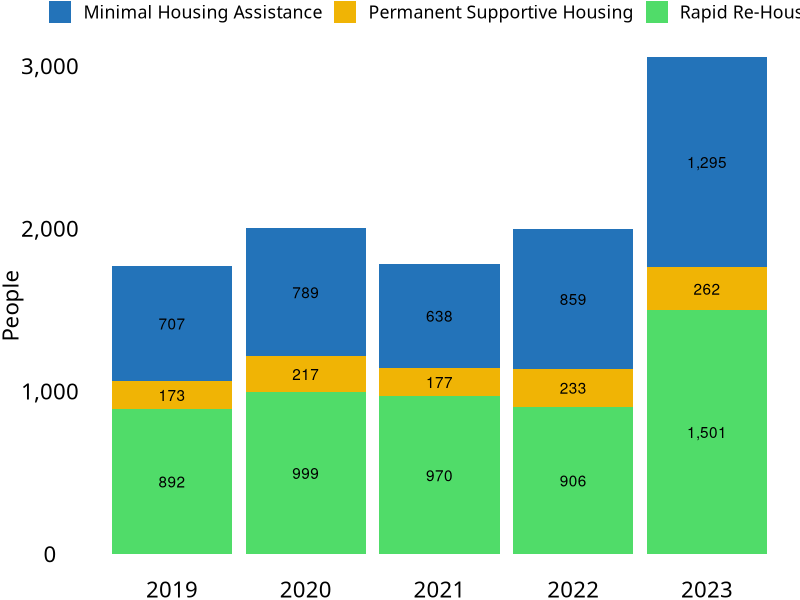
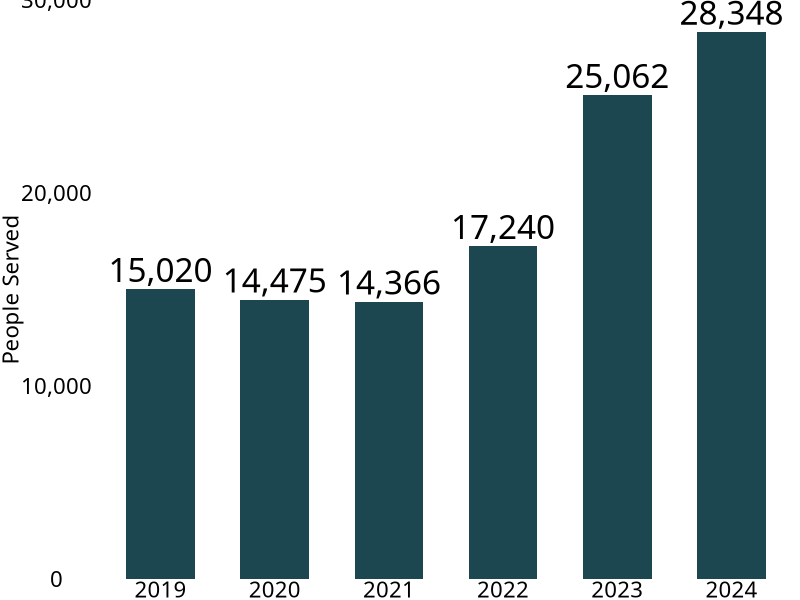
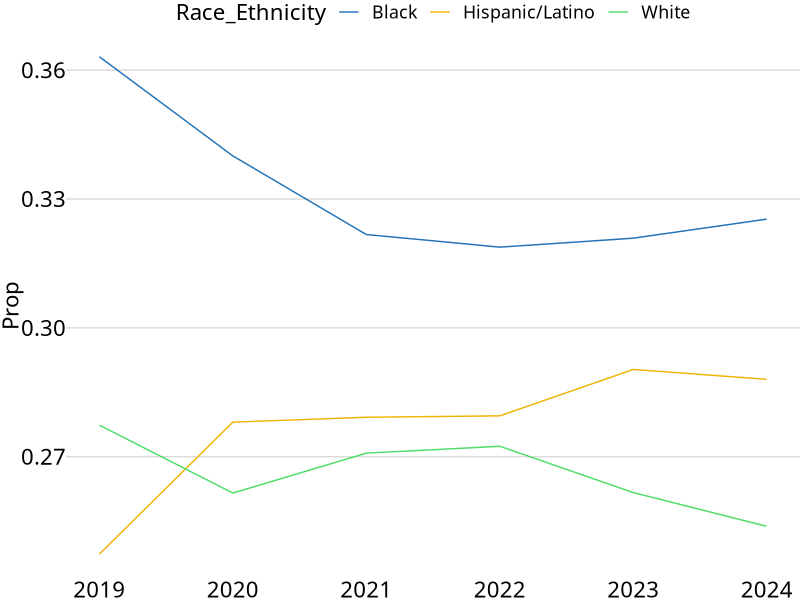

Generate these figures, in order, with R:
# Load Packages -----------------------------------------------------------


library(tidyverse)
library(scales)


# Define Colors -----------------------------------------------------------

echo_blue <- "#2373b9"
echo_yellow <- "#f0b405"
echo_green <- "#50dc69"


# Color Palettes ----------------------------------------------------------

scale_fill_echo <- function() {
  scale_fill_manual(
    values = c(echo_blue, echo_yellow, echo_green)
  )
}


scale_color_echo <- function() {
  scale_color_manual(
    values = c(echo_blue, echo_yellow, echo_green)
  )
}


# Define Theme ------------------------------------------------------------

theme_echo <- function(add_y_grid_lines = FALSE) {
  
  theme_echo <-
    theme_void(
    base_family = "Lora",
    base_size = 16
  ) +
    theme(
      axis.text = element_text(),
      axis.title.y = element_text(angle = 90),
      legend.position = "top"
    )
  
  if (add_y_grid_lines == TRUE) {
    theme_echo <-
      theme_echo +
      theme(panel.grid.major.y = element_line(
        color = "gray80"
      ))
  }
  
  theme_echo
}

theme_set(theme_echo())



# Import Data -------------------------------------------------------------

housing_moves <-
  read_csv("data-raw/housing_moves.csv") |>
  mutate(people_formatted = comma(people))


# Plot --------------------------------------------------------------------

housing_moves |>
  ggplot(
    aes(
      x = year,
      y = people,
      fill = program,
      label = people_formatted
    )
  ) +
  geom_col() +
  geom_text(
    position = position_stack(
      vjust = 0.5
    )
  ) +
  scale_y_continuous(
    labels = comma_format()
  ) +
  # scale_fill_manual(
  #   values = c(
  #     "Minimal Housing Assistance" = echo_blue,
  #     "Permanent Supportive Housing" = echo_yellow,
  #     "Rapid Re-Housing" = echo_green
  #   )
  # ) +
  scale_fill_echo() +
  labs(
    y = "People",
    x = NULL,
    fill = NULL
  )

# Plot -----------------Client histogram---------------------------

client_years <-
  read_csv("data-raw/Client_Counts.csv")

# clients_overTime <-
ggplot(
  client_years,
  aes(
    x = factor(Year),
    y = n
  )
) +
  geom_col(fill = "#1c4750", width = .6) +
  geom_text(
    aes(label = comma(n)),
    color = "black",
    family = "Lora",
    vjust = -.3,
    size = 24 / .pt
  ) +
  scale_y_continuous(
    limits = c(0, 30000),
    breaks = seq(0, 30000, by = 10000),
    labels = comma,
    expand = c(0, 0.)
  ) +
  labs(x = NULL, y = "People Served")



# Race Ethnicity Counts ---------------------------------------------------

race_ethnicity_counts <-
  read_csv("data-raw/RaceEthCounts.csv")

race_ethnicity_counts |> count(Race_Ethnicity)

race_ethnicity_counts |>
  mutate(prop_formatted = percent(Prop, accuracy = 0.01)) |>
  filter(Race_Ethnicity %in% c(
    "White",
    "Black",
    "Hispanic/Latino"
  )) |>
  ggplot(
    aes(
      x = Year,
      y = Prop,
      color = Race_Ethnicity,
      group = Race_Ethnicity
    )
  ) +
  geom_line() +
  scale_color_echo() +
  theme_echo(add_y_grid_lines = TRUE)
